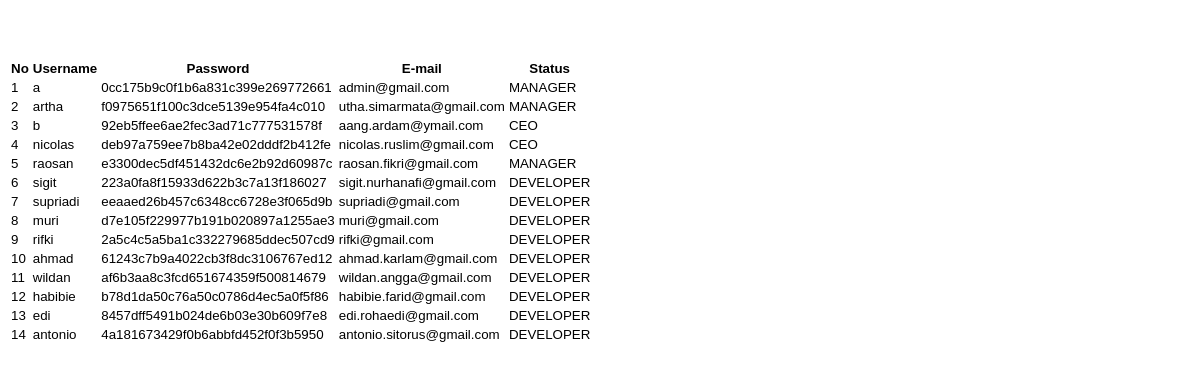
Page /admin/ldatauser.php on the earlier database version.
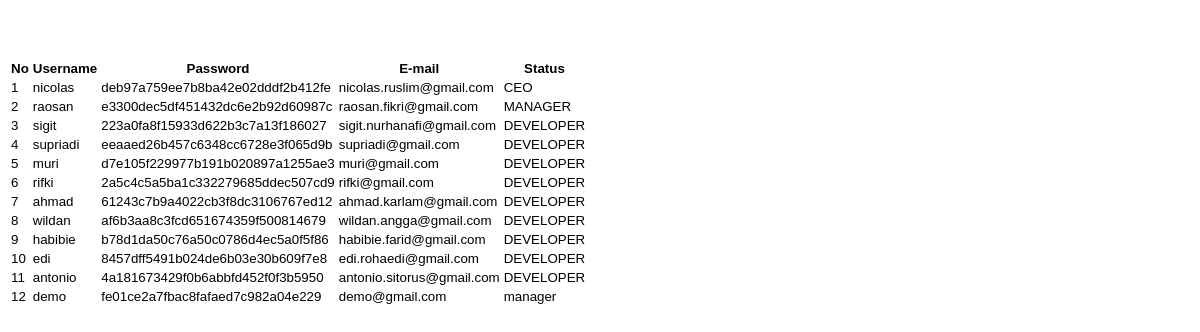
Same page on the later database version.
### tables this page shows
CREATE TABLE IF NOT EXISTS `user` (
`id_user` int(3) NOT NULL,
  `nama` varchar(100) NOT NULL,
  `username` char(30) NOT NULL,
  `password` varchar(45) NOT NULL,
  `email` varchar(30) NOT NULL,
  `status` varchar(20) NOT NULL
);

### admin/ldatauser.php (the view, shortened to what this page needs)
<!DOCTYPE html>
<html lang="en">
	<head>
		<link rel="stylesheet" type="text/css" href="../assets/css/style.css">
	</head>
	<body>
		<div class="table-responsive" id="table">
			<table class="table table-striped">
				<tr>
					<th>No</th>
					<th>Username</th>
					<th>Password</th>
					<th>E-mail</th>
					<th>Status</th>
				</tr>
				<?php
					$sql = mysql_query("SELECT * FROM user");
					$no = 1;
					while ($data = mysql_fetch_assoc($sql))
					{
				?>
					<tr>
						<td><?php echo $no;?></td>
						<td><?php echo $data['username']; ?></td>
						<td><?php echo $data['password']; ?></td>
						<td><?php echo $data['email']; ?></td>
						<td><?php echo $data['status']; ?></td>
					</tr>
				<?php
					$no++;
					}
				?>
			</table>
		</div>
	</body>
</html>

Differences in the rows shown:
removed user: username "a", password "0cc175b9c0f1b6a831c399e269772661", email "admin@gmail.com", status "MANAGER"
removed user: username "artha", password "f0975651f100c3dce5139e954fa4c010", email "utha.simarmata@gmail.com", status "MANAGER"
removed user: username "b", password "92eb5ffee6ae2fec3ad71c777531578f", email "aang.ardam@ymail.com", status "CEO"
added user: username "demo", password "fe01ce2a7fbac8fafaed7c982a04e229", email "demo@gmail.com", status "manager"
